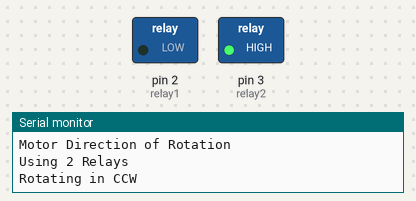
A sketch run on a simulated Arduino Uno, built with avr-gcc and run on an emulated ATmega328P. On the bench: switched loads named in the sketch (green lamp = pin HIGH), the last lines printed to the serial monitor.

Above: at 3.5 s.
At 8.5 s:
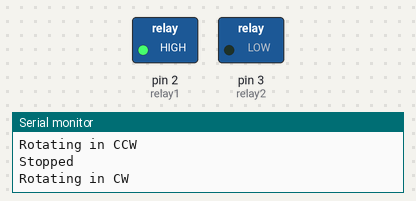
At 11.0 s:
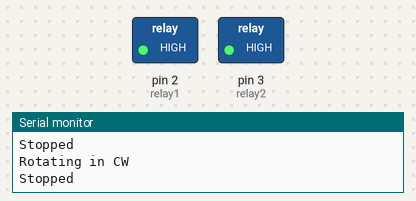
Timing chart, 0 to 15.0 s (numbered marks = the images above):
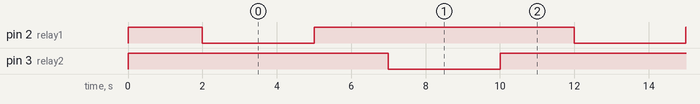

Measured:
- by itself, pin 2 (relay1), pin 3 (relay2): alternates HIGH for 7.0 s and LOW for 3.0 s
- by itself, everything shown: repeats every 10.0 s, in 4 steps

The sketch:

Motor_With_Relay.ino
```cpp
int relay1 = 2;
int relay2 = 3;

void setup() {
pinMode(relay1, OUTPUT);
pinMode(relay2, OUTPUT);
digitalWrite(relay1, HIGH);
digitalWrite(relay2, HIGH);
Serial.begin(9600);
Serial.println("Motor Direction of Rotation");
Serial.println("Using 2 Relays");
delay(2000);
}

void loop() {
digitalWrite(relay1, LOW);
digitalWrite(relay2, HIGH);
Serial.println("Rotating in CCW");
delay(3000);

// stop the motor
digitalWrite(relay1, HIGH);
digitalWrite(relay2, HIGH);
Serial.println("Stopped");
delay(2000);

// Rotate in CW direction
digitalWrite(relay1, HIGH);
digitalWrite(relay2, LOW);
Serial.println("Rotating in CW");
delay(3000);

// stop the motor
digitalWrite(relay1, HIGH);
digitalWrite(relay2, HIGH);
Serial.println("Stopped");
delay(2000);

Serial.println("===============");
}
```
